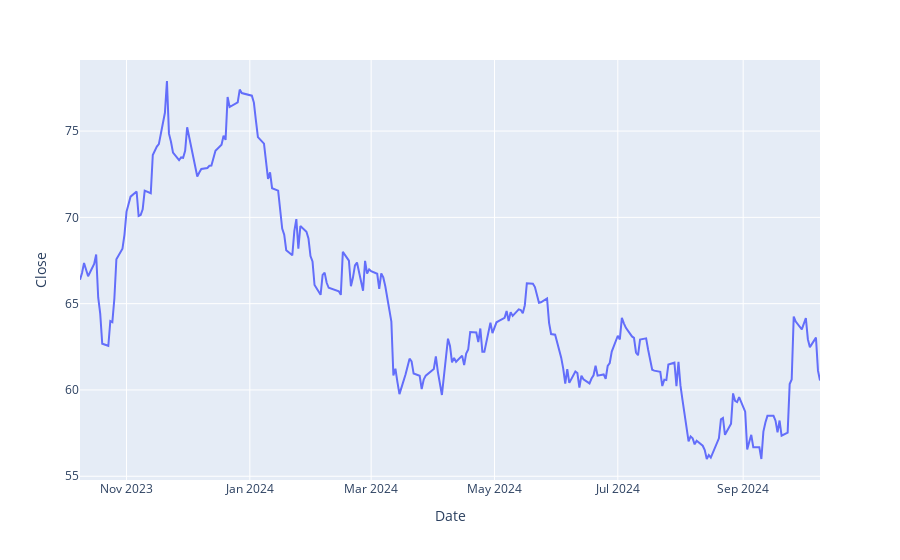

This figure's notebook cell:
### Code cell
import plotly_express as px
fig = px.line(dados, x='Date', y='Close')
fig

### Figure 1 — Plotly figure (JSON) as saved in the notebook; plotly's stock layout.template omitted (floating-point values rounded to 4 significant figures; data arrays with more than 128 entries replaced by an {"elided": "..."} marker saying what was removed)
{"data": [{"hovertemplate": "Date=%{x}<br>Close=%{y}<extra></extra>", "legendgroup": "", "line": {"color": "#636efa", "dash": "solid"}, "marker": {"symbol": "circle"}, "mode": "lines", "name": "", "orientation": "v", "showlegend": false, "type": "scatter", "x": {"elided": "252 str values"}, "xaxis": "x", "y": {"elided": "252 float values"}, "yaxis": "y"}], "layout": {"legend": {"tracegroupgap": 0}, "margin": {"t": 60}, "xaxis": {"anchor": "y", "domain": [0, 1], "title": {"text": "Date"}}, "yaxis": {"anchor": "x", "domain": [0, 1], "title": {"text": "Close"}}}}
